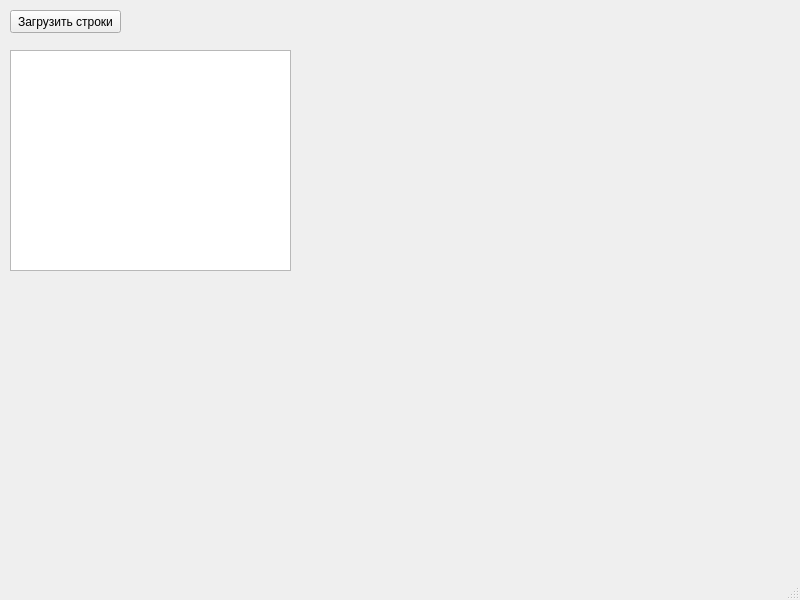
<?xml version="1.0" encoding="UTF-8"?>
<ui version="4.0">
 <class>MainWindow</class>
 <widget class="QMainWindow" name="MainWindow">
  <property name="geometry">
   <rect>
    <x>0</x>
    <y>0</y>
    <width>800</width>
    <height>600</height>
   </rect>
  </property>
  <property name="windowTitle">
   <string>MainWindow</string>
  </property>
  <widget class="QWidget" name="centralwidget">
   <widget class="QPushButton" name="pushButton">
    <property name="geometry">
     <rect>
      <x>10</x>
      <y>10</y>
      <width>111</width>
      <height>23</height>
     </rect>
    </property>
    <property name="text">
     <string>Загрузить строки</string>
    </property>
   </widget>
   <widget class="QListWidget" name="listWidget">
    <property name="geometry">
     <rect>
      <x>10</x>
      <y>50</y>
      <width>281</width>
      <height>221</height>
     </rect>
    </property>
   </widget>
  </widget>
  <widget class="QMenuBar" name="menubar">
   <property name="geometry">
    <rect>
     <x>0</x>
     <y>0</y>
     <width>800</width>
     <height>21</height>
    </rect>
   </property>
  </widget>
  <widget class="QStatusBar" name="statusbar"/>
 </widget>
 <resources/>
 <connections/>
</ui>
